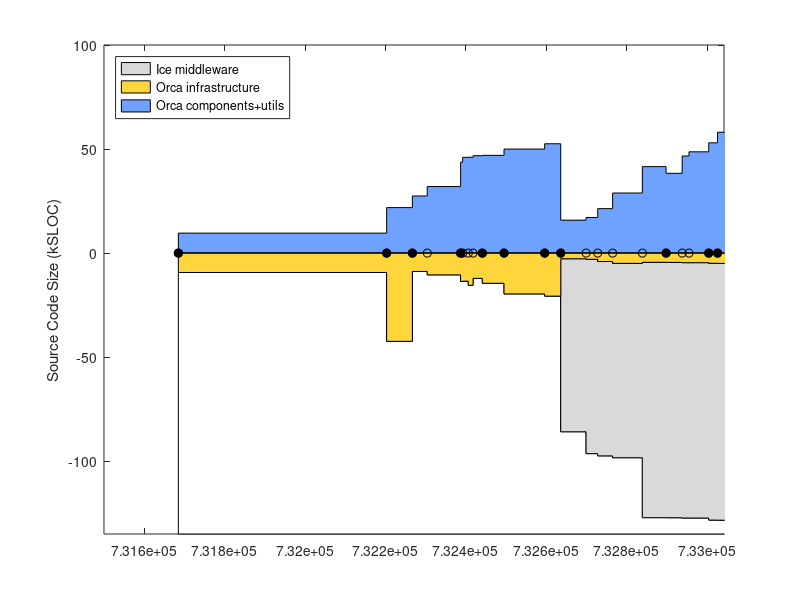

Recreate this plot in MATLAB. (Note: this script raises an error after producing the figure.)
% keep track of orca project size using sloccount
clear all

% include/* except: include/{Freeze IceSSL IcePatch2}
% src/{Ice Slice IceGrid icecpp IceStorm slice2cpp IceUtil IceBox IceXML}
Sice212 = [
(7842-1000) + (22093+18419+11499+10568+4392+4200+4252+567+316)
];
Sice301 = [
(8164-1000) + (23018+19384+19169+10596+4479+4343+4308+622+319)
];
% same as above, but now also add Java:
% src/{IceInternal Ice IceUtil IceBox}
Sice310 = [
(8810-1200) + (24275+20494+22689+10587+4569+4877+4770+667+319) + (13190+6915+1262+493)
];
Sice311 = [
(8950-1275) + (24511+20505+22898+10590+4600+4884+4782+683+323) + (13266+6929+1262+504)
];

% for comparison, ASN
Sasn = 90433;

% indeces
iyy=1;
imm=2;
idd=3;
iver=4;
isub=5;
ibase=6;
icomp=7;

Sorca = [ ...
% YY    MM  DD  ?   SUB     BASE        COMP             VERSION
% 0.8.6: a single distro, divide in halves arbitrarily
2003    4   14  1   0       18930/2     18930/2;          % 0.8.6 (last change in doc/ChangeLog
% BASE: orca-base
% COMP: orca-components
2004    9   13  1   0       42543       21726;            % 0.11.0
2004    11  16  1   0       8963        27310;            % 0.12.0
2004    12  23  0   0       10596       31845;            % 0.12.1
2005    3  16   1   0       13767       43576;            % 0.13.0
2005    3  21   0   0       13620       45874;            % 0.13.1
2005    4   4   0   0       15630       45944;            % 0.13.2
2005    4   16  0   0       12283       46666;            % 0.13.3
2005    5   9   1   0       14639       46837;            % 0.14.0
2005    7   2   1   0       19751       49854;            % 0.15.0
2005    10  11  1   0       20818       52408;            % 1.0.0
% BASE: just orcaice + interfaces/slice
% COMP: comp + util - orcaice 
2005    11  20  1   Sice212 2320+530    9226+8781-2320;   % 2.0.0-rc1
2006    1   22  0   Sice301 2511+596    9801+9695-2511;   % 2.0.0-rc2
2006    2   20  0   Sice301 3369+813    9867+14734-3369;  % 2.0.0-rc3
2006    3   29  0   Sice301 4022+1052   14625+18131-4022; % 2.0.0-rc4
2006    6   11  0   Sice310 3439+1116   19999+24867-3439; % 2.0.0-rc5
2006    8   9   1   Sice310 3482+1116   19979+21711-3482; % 2.0.0
2006    9   18  0   Sice310 3647+1094   19317+30847-3647  % 2.0.1
2006    10  5   0   Sice310 3644+1094   20384+31798-3644  % 2.0.2
2006    11  23  1   Sice311 3853+1178   21408+35311-3853  % 2.1.0
2006    12  15  1   Sice311 3906+1178   24208+37641-3906  % 2.1.1
];
Vorca ={'0.8.6', '0.11.0', '0.12.0', '0.12.1', '0.13.0', '0.13.1', '0.13.2', '0.13.3', '0.14.0', '0.15.0', '1.0.0', ...
    '2.0.0-rc1', '2.0.0-rc2', '2.0.0-rc3', '2.0.0-rc4', '2.0.0-rc5', '2.0.0', '2.0.1', '2.0.2', '2.1.0', '2.1.1' }';

% add a dummy release just for display
Sorca(end+1,:) = Sorca(end,:);
Sorca(end,imm) = Sorca(end,imm)+1;
Sorca(end,iver) = 0;
Vorca{end+1} = 'dummy';

% convert dates
Torca = datenum(Sorca(:,iyy),Sorca(:,imm),Sorca(:,idd));

% 2nd digit releases
i2 = (Sorca(:,iver)==1);
Torca2 = Torca(i2);
Vorca2 = Vorca(i2);

Splayer = [ 
% YY    MM  DD  ?   SUB     BASE                COMP           VERSION
% BASE: (server-drivers)+client_libs
% COMP: drivers + utils
2002    12 04   1  0    (17331-12037)+9188      12037+2685;    % 1.3.1
2003    7  15   1  0    (30452-24334)+12458     24334+3064;    % 1.4rc1
2003    12 07   1  0    (37378-30947)+13110     30947+9633;    % 1.4rc2
2004    5  31   1  0    (49225-42643)+13664     42643+3550;    % 1.5
2004    11 12   1  0    (50758-43190)+13545     43190+4479;    % 1.6
2005    1  31   0  0    (52069-44517)+13576     44517+4662;    % 1.6.2
2005    7  28   0  0    (53348-45686)+14300     45686+5188;    % 1.6.5
% BASE: (libplayercore-./bindings) + client_libs + (libplayertcp-./bindings)
% note: libplayerxdr is autogenerated
% COMP: server + utils
2005    10 25   0  0    (4866-0)+7560+(1391-0)  46474+5725         % 2.0pre7
2006    2  28   1  0    (52739-47749)+8513+(2740-1291)  48764+5940 % 2.0.0
2006    3  25   1  0    (53957-48912)+8909+(2740-1291)  47069+5964 % 2.0.1
2006    6  9    1  0    (56741-51546)+9575+(2767-1319)  51983+9438 % 2.0.2
2006    9  26   1  0    (56741-51546)+9880+(2767-1319)  54613+9475 % 2.0.3
];
Tplayer = datenum(Splayer(:,1),Splayer(:,2),Splayer(:,3));

Smax = 135;
d0 = [Torca Torca]'; d0=d0(:); d0(1)=[];
d1 = Smax-Sorca(:,isub)-Sorca(:,ibase); d1 = [d1 d1]'; d1=d1(:); d1(end)=[];
d2 = Sorca(:,isub); d2 = [d2 d2]'; d2=d2(:); d2(end)=[];
d3 = Sorca(:,ibase); d3 = [d3 d3]'; d3=d3(:); d3(end)=[];
d4 = Sorca(:,icomp); d4 = [d4 d4]'; d4=d4(:); d4(end)=[];

figure(1), clf
ha=area( d0, [d1 d2 d3 d4]/1e3, -Smax ); hold on
plot( Torca, 0*Torca, 'k-o' )
h2=plot( Torca2, 0*Torca2, 'ko' );
set(h2,'markerfacecolor','k')
ylabel('Source Code Size (kSLOC)')

set(ha(1),'facecolor',1*[1 1 1]);
set(ha(2),'facecolor',.85*[1 1 1]);
set(ha(3),'facecolor',min(255,[255 153 0]+60)/255);
set(ha(4),'facecolor',min(255,[51 102 255]+60)/255);
ha(1)=[];
legend(ha,'Ice middleware','Orca infrastructure','Orca components+utils', 'Location','NorthWest')
%  xlim(datenum([2004;2005],[7;7],[1;1]) )
ylim([-Smax 100])
ax=axis;
xlim( [ax(1) datenum([2006 12 31])] )
ax=axis;
% label releases
mark('x', Torca2 )
i2odd = (1:2:length(Torca2));
ht = text(Torca2(i2odd)+5,.04*ax(4)*ones(length(i2odd),1),Vorca2(i2odd));
set(ht,'fontsize',8)
i2even = (2:2:length(Torca2));
ht = text(Torca2(i2even)+5,.08*ax(4)*ones(length(i2even),1),Vorca2(i2even));
set(ht,'fontsize',8)
datetick( 'x', 12 )
hp = plot( Tplayer, -Splayer(:,ibase)/1e3, 'k--o', Tplayer, Splayer(:,icomp)/1e3, 'k--o' );
set(hp, 'color', .5*[1 1 1] )
hpt = text( Tplayer(2), -Splayer(2,ibase)/1e3-8, 'Player infrastructure');
set(hpt, 'color', .5*[1 1 1] )
hpt = text( Tplayer(2), Splayer(2,icomp)/1e3-5, 'Player "components+utils"');
set(hpt, 'color', .5*[1 1 1] )
%mark('y', Dasn(1,1)/1e3 );
%text( datenum([2003 5 1]), Dasn(1,1)/1e3, 'ASN')
xlabel('Releases')
title('orca-robotics.sf.net')

ht=text(datenum(2003,7,1),-Smax+10, '*   generated using David A. Wheeler`s SLOCCount' );
set(ht,'fontsize',8)
ht=text(datenum(2003,7,1),-Smax+5, '** see data in [ORCA2]/scripts/matlab/sloccount/slocs.m' );
set(ht,'fontsize',8)

return
wpos = get(gcf,'position')
ppos = get(gcf,'paperposition')
ppos(4) = wpos(4) * ppos(3)/wpos(3);
ppos
set(gcf,'paperposition', ppos );
print -dpng 'release_sloc_hist'

set(gca,'xtick',Torca2, 'xticklabel', v2)
mark('x',2005)
text(2005,0,'2005')
